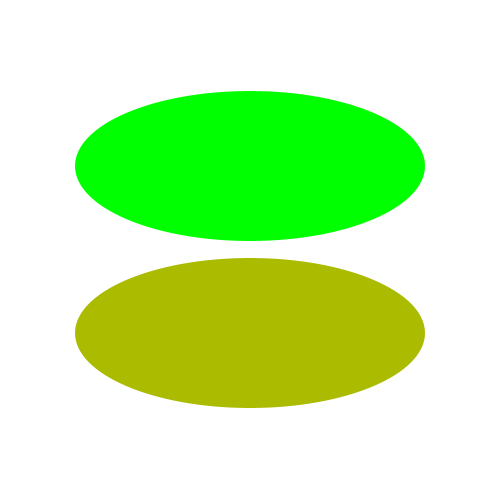
Frame 1 (no input)
Frame 60 (the mouse pressed at the canvas centre just before this capture): identical to frame 1, image omitted
Frame 120 (the mouse held since frame 60 and released just before this capture): identical to frame 1, image omitted

The Processing sketch that drew this single still picture (run headless with seeded random() and noise(); from frame 60 on, the mouse is pressed at the canvas centre):

// Processing sketch: IsPointOnEllipse
// ── IsPointOnEllipse.pde
int ellipseW = 350;
int ellipseH = 150;
int ellipse1X, ellipse1Y;
int ellipse2X, ellipse2Y;

void setup()
{
  size(500, 500);
  smooth();
  noStroke();
  
  ellipse1X = width / 2;
  ellipse1Y = height / 3;
  ellipse2X = width / 2;
  ellipse2Y = 2 * height / 3;
}

void draw()
{
  background(#FFFFFF);

  fill(
    IsPointInEllipse(mouseX, mouseY) ? #FF0000 : #00FF00
  );
  ellipse(ellipse1X, ellipse1Y, ellipseW, ellipseH);

  float r = getR();
  if (r < 1) fill(#FF0000); else fill(#AABB00);
  ellipse(ellipse2X, ellipse2Y, ellipseW, ellipseH);
}

boolean IsPointInEllipse(int x, int y)
{
  // Compute position of focal points
  float c = sqrt(ellipseW * ellipseW - ellipseH * ellipseH) / 2.0;
  float f1x = ellipse1X - c;
  float f2x = ellipse1X + c;
  float d1 = dist(x, y, f1x, ellipse1Y);
  float d2 = dist(x, y, f2x, ellipse1Y);
  return d1 + d2 <= ellipseW;
}

// Another way
float getR()
{
  float hw = ellipseW / 2;
  float hh = ellipseH / 2;
  float dX = ellipse2X - mouseX;
  float dY = ellipse2Y - mouseY;
  float r = dX * dX / hw / hw + dY * dY / hh / hh;
  return r;
}
